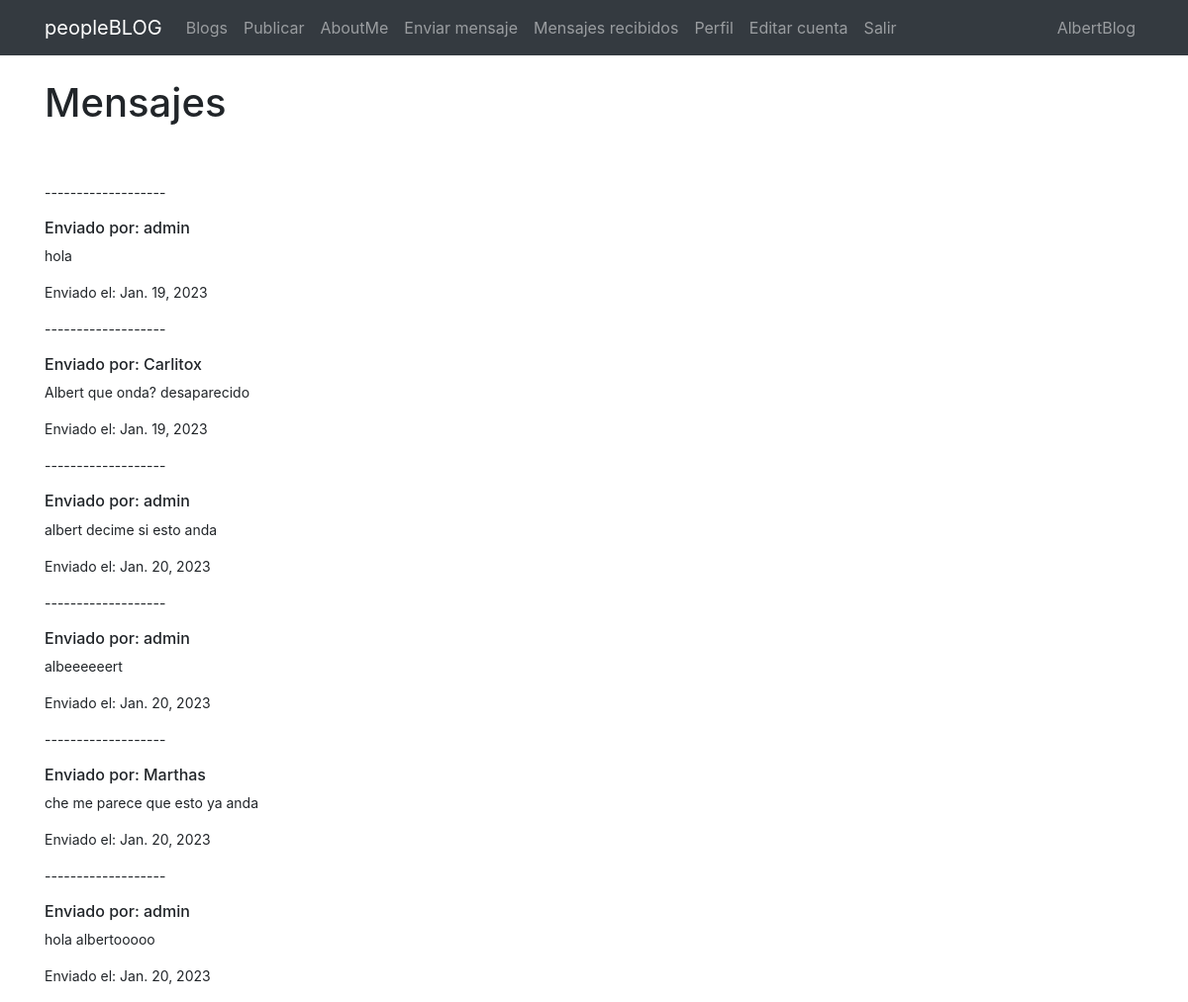
/registro/buscarmensaje/ (signed in), run on an earlier commit of the app's database.
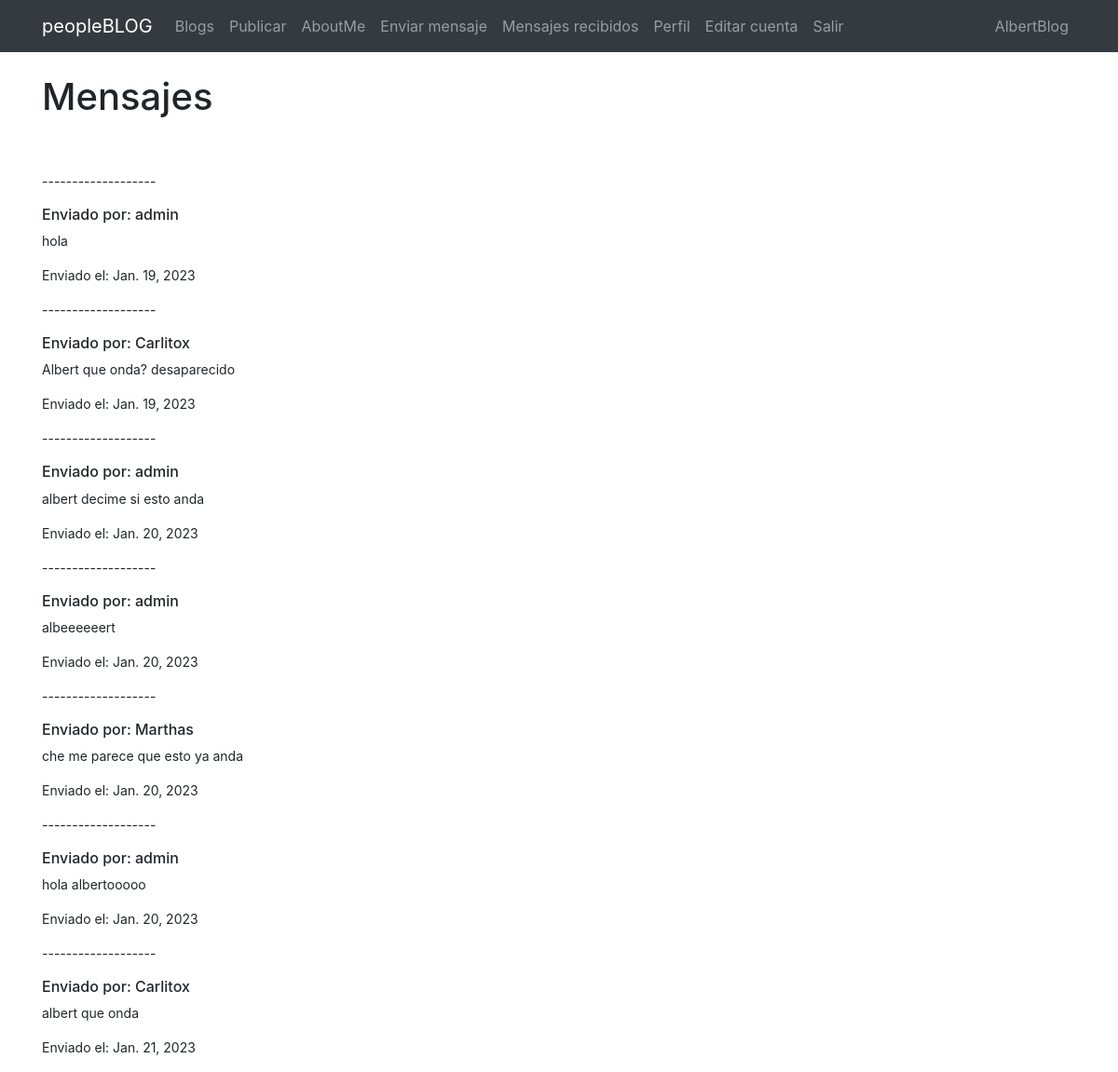
And on a later commit of the database.
### Registro/models.py (models this page shows, shortened)
class Mensaje(models.Model):
    emisor=models.ForeignKey(User, related_name= "emisor", on_delete=models.CASCADE)
    receptor=models.ForeignKey(User, related_name= "receptor", on_delete=models.CASCADE)
    cuerpo=models.TextField(max_length=250, blank=True, null=True)
    enviado=models.DateField(auto_now_add=True)

### Registro/views.py (the view)
# urls.py: path("buscarmensaje/", buscarmensaje, name="buscarmensaje"),
@login_required
def buscarmensaje(request):
    receptor= request.user
    if receptor != "":
        mensajes=Mensaje.objects.filter(receptor=receptor)
        return render(request, "mensajes_recibidos.html", {"mensajes":mensajes})

### Templates/mensajes_recibidos.html (shortened to what this page needs)
{% extends "padre.html" %}
{% load static %}
{% block content %}
<h1>Mensajes</h1>
<br>
<br>
{% if mensajes %}
<small>
    {% for mensaje in mensajes %}
    <p>-------------------</p>
    <h6>Enviado por: {{mensaje.emisor}}</h6>
    <p>{{mensaje.cuerpo}}</p>
    <p>Enviado el: {{mensaje.enviado}}</p>
    {% endfor %}
</small>
{% else %}
<h3>No tiene mensajes para mostrar</h3>
{% endif %}
{% endblock %}

What changed in the data, as far as the page shows it:
added Mensaje: emisor "Carlitox", cuerpo "albert que onda", enviado "Jan. 21, 2023"
